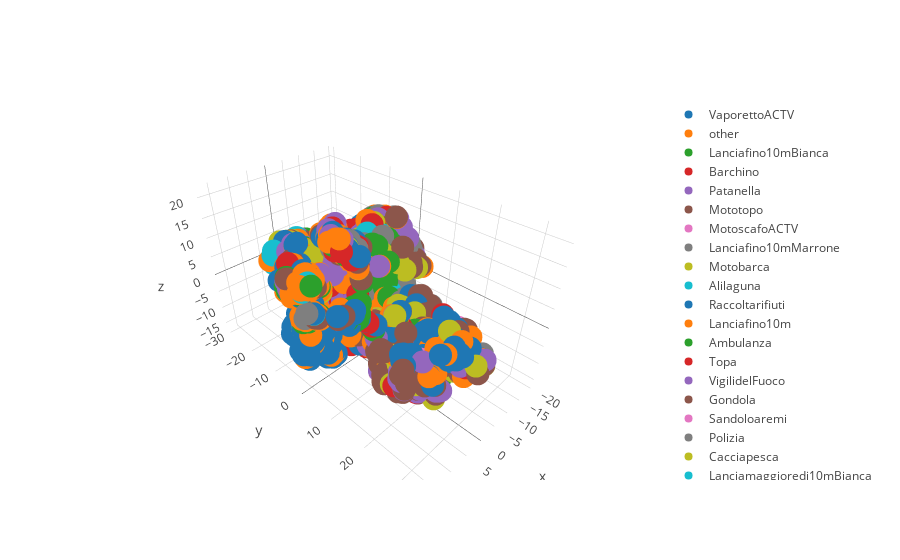

Notebook code for this chart:
### Code cell
tsne_3d(threeD_df, train_cvj)
